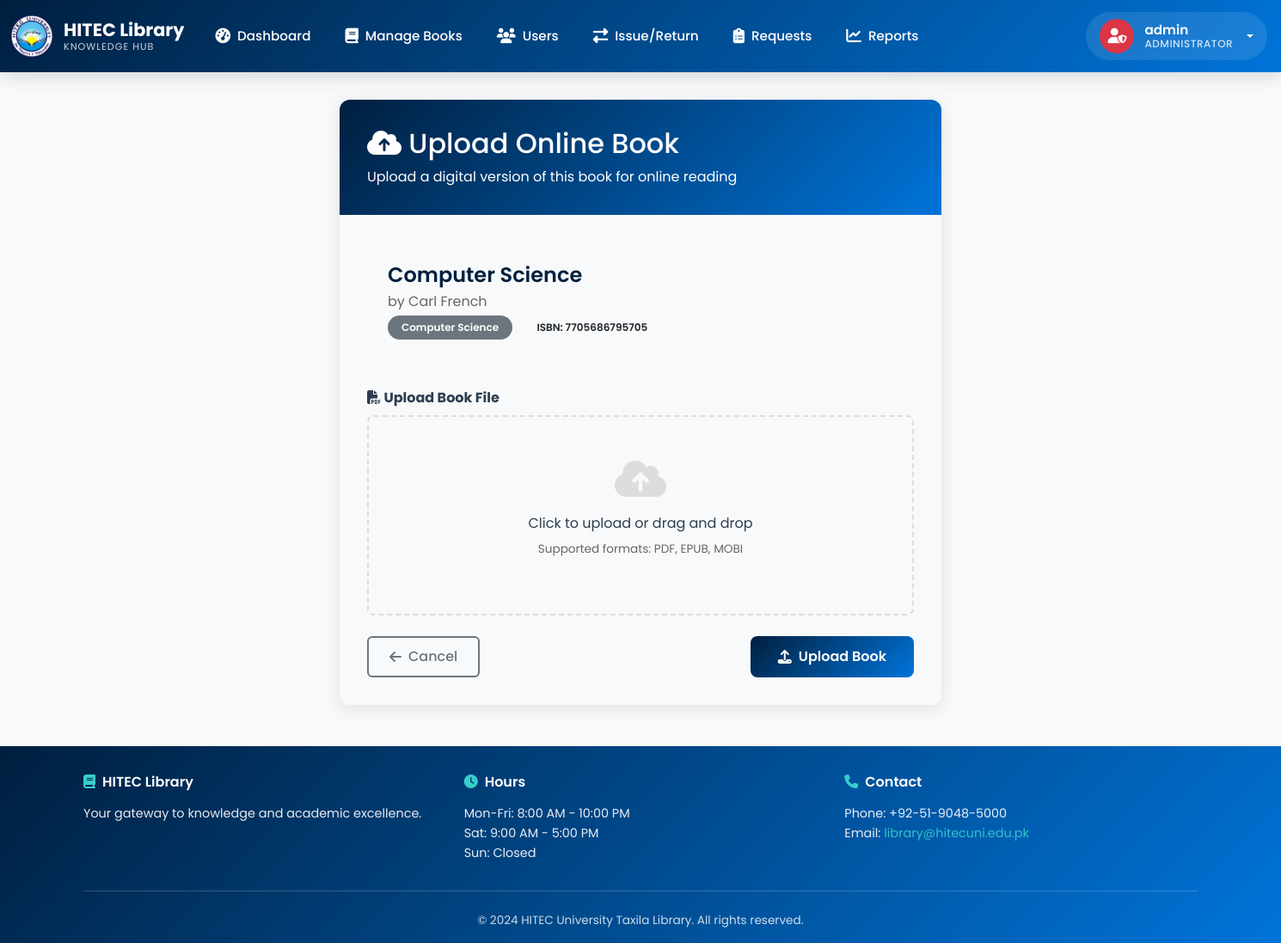
Before: /admin/books/1/upload (signed in) with the older database file.
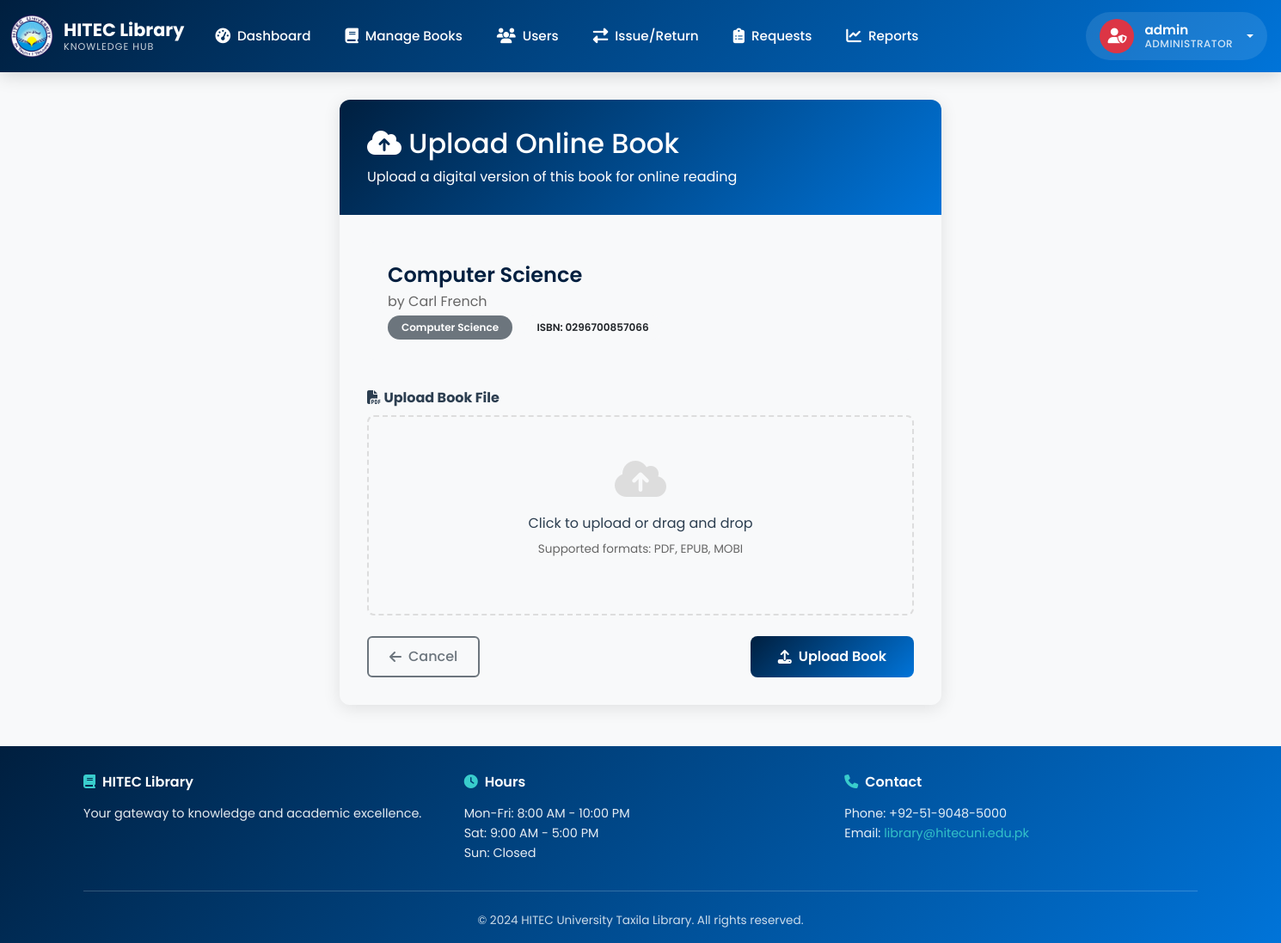
After: the same page with the newer database file.
### app.py (models this page shows)
class Book(db.Model):
    id = db.Column(db.Integer, primary_key=True)
    title = db.Column(db.String(200), nullable=False)
    author = db.Column(db.String(150), nullable=False)
    isbn = db.Column(db.String(20), unique=True)
    genre = db.Column(db.String(50))
    year_published = db.Column(db.Integer)
    publisher = db.Column(db.String(150))
    total_copies = db.Column(db.Integer, default=1)
    available_copies = db.Column(db.Integer, default=1)
    cover_image = db.Column(db.String(500))
    description = db.Column(db.Text)
    average_rating = db.Column(db.Float, default=0.0)
    created_at = db.Column(db.DateTime, default=get_utc_now)
    loans = db.relationship('Loan', backref='book', lazy=True)
    reviews = db.relationship('Review', backref='book', lazy=True)

### app.py (the view, shortened to what this page needs)
@app.route('/admin/books/<int:book_id>/upload', methods=['GET', 'POST'])
@login_required
def admin_upload_book(book_id):
    book = Book.query.get_or_404(book_id)
    return render_template('admin/upload_book.html', book=book)

### app.py (called while the page is built)
def login_required(f):
    @wraps(f)
    def decorated_function(*args, **kwargs):
        if 'admin_id' not in session:
            flash('Please login to access this page', 'warning')
            return redirect(url_for('login'))
        return f(*args, **kwargs)
    return decorated_function

### templates/admin/upload_book.html (shortened to what this page needs)
{% extends "base.html" %}
{% block content %}
<div class="container">
    <div class="upload-container">
        <div class="upload-card">
            <div class="upload-header">
                <h2 class="mb-2"><i class="fas fa-cloud-upload-alt"></i> Upload Online Book</h2>
                <p class="mb-0">Upload a digital version of this book for online reading</p>
            </div>
            <div class="upload-body">
                <div class="book-info">
                    <h4 class="book-title mb-1">{{ book.title }}</h4>
                    <p class="book-author mb-1">by {{ book.author }}</p>
                    <p class="mb-0 text-muted">
                        <span class="badge bg-secondary me-2">{{ book.genre }}</span>
                        <span class="badge bg-light text-dark">ISBN: {{ book.isbn }}</span>
                    </p>
                </div>
                <form method="POST" enctype="multipart/form-data">
                    <div class="mb-4">
                        <label class="form-label fw-bold">
                            <i class="fas fa-file-pdf"></i> Upload Book File
                        </label>
                        <div class="file-drop-zone" onclick="document.getElementById('book_file').click()">
                            <i class="fas fa-cloud-upload-alt"></i>
                            <p class="mb-2">Click to upload or drag and drop</p>
                            <p class="allowed-formats">Supported formats: PDF, EPUB, MOBI</p>
                        </div>
                    </div>
                    <div class="d-flex justify-content-between">
                        <a href="/admin/books" class="btn btn-outline-secondary">
                            <i class="fas fa-arrow-left"></i> Cancel
                        </a>
                        <button type="submit" class="btn btn-primary">
                            <i class="fas fa-upload"></i> Upload Book
                        </button>
                    </div>
                </form>
            </div>
        </div>
    </div>
</div>
{% endblock %}

Changed rows visible on the page:
changed Book "Computer Science": isbn "7705686795705" → "0296700857066"
